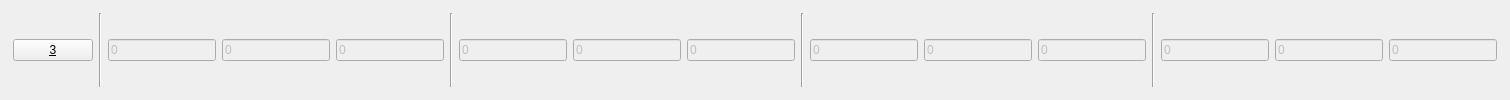
            <widget class="QGroupBox" name="groupbox3">
             <property name="autoFillBackground">
              <bool>false</bool>
             </property>
             <property name="styleSheet">
              <string notr="true">QGroupBox {
  border: 2px solid;
  border-color: rgba(255, 255, 255, 0);
}</string>
             </property>
             <property name="title">
              <string/>
             </property>
             <property name="alignment">
              <set>Qt::AlignLeading|Qt::AlignLeft|Qt::AlignTop</set>
             </property>
             <layout class="QHBoxLayout" name="horizontalLayout_12">
              <item>
               <layout class="QHBoxLayout" name="horizontalLayout_13">
                <item>
                 <widget class="QPushButton" name="valve3">
                  <property name="sizePolicy">
                   <sizepolicy hsizetype="Expanding" vsizetype="Fixed">
                    <horstretch>0</horstretch>
                    <verstretch>0</verstretch>
                   </sizepolicy>
                  </property>
                  <property name="text">
                   <string>&amp;3</string>
                  </property>
                  <property name="checkable">
                   <bool>true</bool>
                  </property>
                 </widget>
                </item>
                <item>
                 <widget class="Line" name="line_19">
                  <property name="orientation">
                   <enum>Qt::Vertical</enum>
                  </property>
                 </widget>
                </item>
                <item>
                 <widget class="QLineEdit" name="edit3_delayh">
                  <property name="enabled">
                   <bool>false</bool>
                  </property>
                  <property name="styleSheet">
                   <string notr="true"/>
                  </property>
                  <property name="text">
                   <string>0</string>
                  </property>
                 </widget>
                </item>
                <item>
                 <widget class="QLineEdit" name="edit3_delaym">
                  <property name="enabled">
                   <bool>false</bool>
                  </property>
                  <property name="text">
                   <string>0</string>
                  </property>
                 </widget>
                </item>
                <item>
                 <widget class="QLineEdit" name="edit3_delays">
                  <property name="enabled">
                   <bool>false</bool>
                  </property>
                  <property name="text">
                   <string>0</string>
                  </property>
                 </widget>
                </item>
                <item>
                 <widget class="Line" name="line_20">
                  <property name="orientation">
                   <enum>Qt::Vertical</enum>
                  </property>
                 </widget>
                </item>
                <item>
                 <widget class="QLineEdit" name="edit3_onh">
                  <property name="enabled">
                   <bool>false</bool>
                  </property>
                  <property name="text">
                   <string>0</string>
                  </property>
                 </widget>
                </item>
                <item>
                 <widget class="QLineEdit" name="edit3_onm">
                  <property name="enabled">
                   <bool>false</bool>
                  </property>
                  <property name="text">
                   <string>0</string>
                  </property>
                 </widget>
                </item>
                <item>
                 <widget class="QLineEdit" name="edit3_ons">
                  <property name="enabled">
                   <bool>false</bool>
                  </property>
                  <property name="text">
                   <string>0</string>
                  </property>
                 </widget>
                </item>
                <item>
                 <widget class="Line" name="line_21">
                  <property name="orientation">
                   <enum>Qt::Vertical</enum>
                  </property>
                 </widget>
                </item>
                <item>
                 <widget class="QLineEdit" name="edit3_offh">
                  <property name="enabled">
                   <bool>false</bool>
                  </property>
                  <property name="text">
                   <string>0</string>
                  </property>
                 </widget>
                </item>
                <item>
                 <widget class="QLineEdit" name="edit3_offm">
                  <property name="enabled">
                   <bool>false</bool>
                  </property>
                  <property name="text">
                   <string>0</string>
                  </property>
                 </widget>
                </item>
                <item>
                 <widget class="QLineEdit" name="edit3_offs">
                  <property name="enabled">
                   <bool>false</bool>
                  </property>
                  <property name="text">
                   <string>0</string>
                  </property>
                  <property name="placeholderText">
                   <string/>
                  </property>
                 </widget>
                </item>
                <item>
                 <widget class="Line" name="line_22">
                  <property name="orientation">
                   <enum>Qt::Vertical</enum>
                  </property>
                 </widget>
                </item>
                <item>
                 <widget class="QLineEdit" name="edit3_totalh">
                  <property name="enabled">
                   <bool>false</bool>
                  </property>
                  <property name="text">
                   <string>0</string>
                  </property>
                  <property name="placeholderText">
                   <string/>
                  </property>
                 </widget>
                </item>
                <item>
                 <widget class="QLineEdit" name="edit3_totalm">
                  <property name="enabled">
                   <bool>false</bool>
                  </property>
                  <property name="text">
                   <string>0</string>
                  </property>
                  <property name="placeholderText">
                   <string/>
                  </property>
                 </widget>
                </item>
                <item>
                 <widget class="QLineEdit" name="edit3_totals">
                  <property name="enabled">
                   <bool>false</bool>
                  </property>
                  <property name="text">
                   <string>0</string>
                  </property>
                  <property name="placeholderText">
                   <string/>
                  </property>
                 </widget>
                </item>
               </layout>
              </item>
             </layout>
            </widget>
